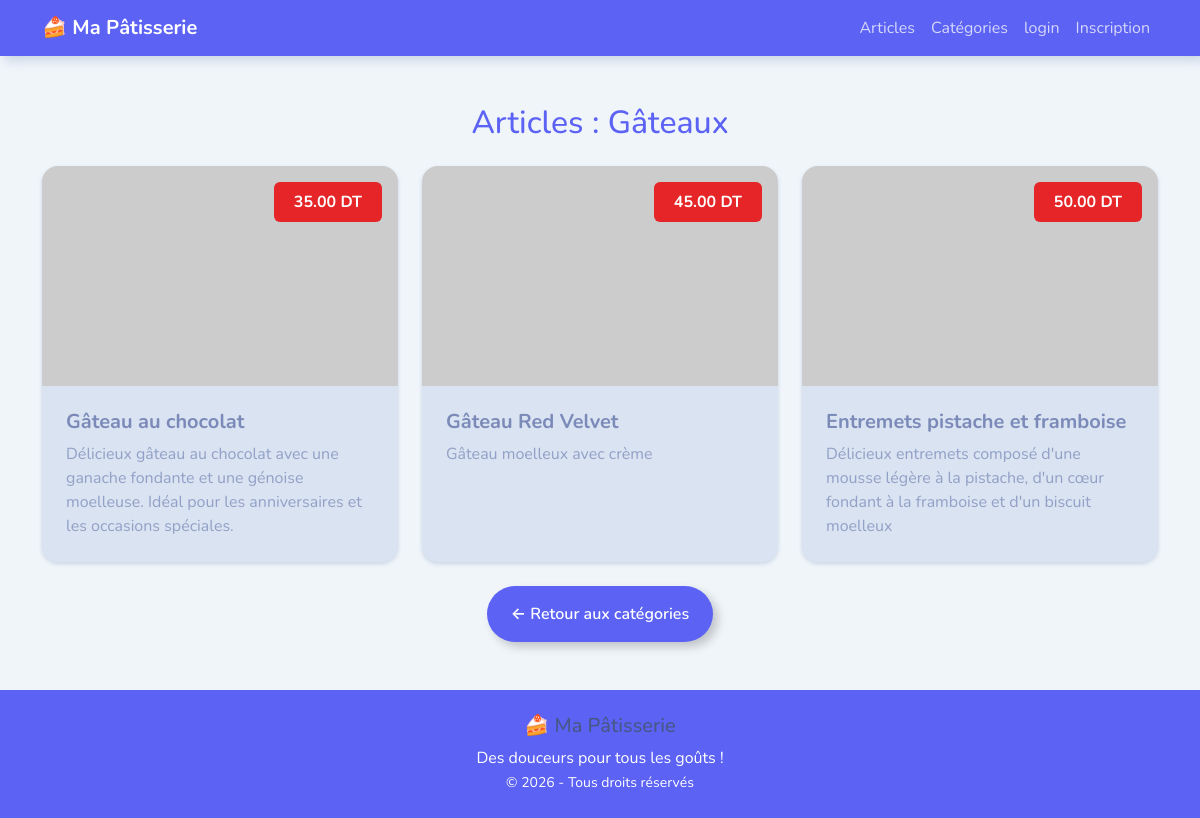
/parcat.php?id_categories=1, run on the app's committed database.
### tables this page shows
CREATE TABLE `categories` (
  `id_categories` int(11) NOT NULL,
  `nom_categories` varchar(100) NOT NULL
);

CREATE TABLE `articles` (
  `id_article` int(11) NOT NULL,
  `nom_article` varchar(150) NOT NULL,
  `description` text NOT NULL,
  `prix` decimal(10,2) NOT NULL,
  `image` varchar(255) NOT NULL,
  `id_categories` int(11) NOT NULL
);

### parcat.php (the view, shortened to what this page needs)
<?php
require_once 'connexion.php';
$id_categories = (int) $_GET['id_categories'];
$req = "SELECT nom_categories FROM categories WHERE id_categories = ?";
$stmt = $pdo->prepare($req);
$stmt->execute([$id_categories]);
$categorie = $stmt->fetch(PDO::FETCH_ASSOC);
$req = "SELECT * FROM articles WHERE id_categories = ?";
$stmt = $pdo->prepare($req);
$stmt->execute([$id_categories]);
$articles = $stmt->fetchAll(PDO::FETCH_ASSOC);
?>
<h2 class="text-center text-info mb-4">
    Articles : <?php echo htmlspecialchars($categorie['nom_categories']); ?>
</h2>
<div class="row g-4">
    <?php if (count($articles) > 0): ?>
        <?php foreach ($articles as $ligne): ?>
            <div class="col-md-6 col-lg-4">
                <div class="card dessert-card h-100 border-0 shadow-sm rounded-4 overflow-hidden">
                    <div class="position-relative">
                        <img src="<?php echo htmlspecialchars($ligne['image']); ?>"
                             class="card-img-top dessert-img"
                             alt="<?php echo htmlspecialchars($ligne['nom_article']); ?>"
                             onerror="this.src='https://placehold.co/600x400?text=Dessert'">
                        <span class="badge bg-danger position-absolute top-0 end-0 m-3 fs-6">
                            <?php echo htmlspecialchars($ligne['prix']); ?> DT
                        </span>
                    </div>
                    <div class="card-body">
                        <h5 class="card-title fw-bold">
                            <?php echo htmlspecialchars($ligne['nom_article']); ?>
                        </h5>
                        <p class="card-text text-muted">
                            <?php echo htmlspecialchars($ligne['description']); ?>
                        </p>
                    </div>
                </div>
            </div>
        <?php endforeach; ?>
    <?php endif; ?>
</div>
<div class="text-center mt-4">
    <a href="categories.php" class="btn btn-outline-info rounded-pill">
        ← Retour aux catégories
    </a>
</div>
<?php
require_once 'layout.php';
?>

### parcat.php (style rules this page uses)
.dessert-card { transition: transform .2s, box-shadow .2s; }
.dessert-img { height: 220px; object-fit: cover; }

### data on the page
categories: nom_categories "Gâteaux"
articles: prix "35.00", nom_article "Gâteau au chocolat", description "Délicieux gâteau au chocolat avec une ganache fondante et une génoise moelleuse. Idéal pour les anniversaires et les occasions spéciales."
articles: prix "45.00", nom_article "Gâteau Red Velvet", description "Gâteau moelleux avec crème"
articles: prix "50.00", nom_article "Entremets pistache et framboise", description "Délicieux entremets composé d'une mousse légère à la pistache, d'un cœur fondant à la framboise et d'un biscuit moelleux"
